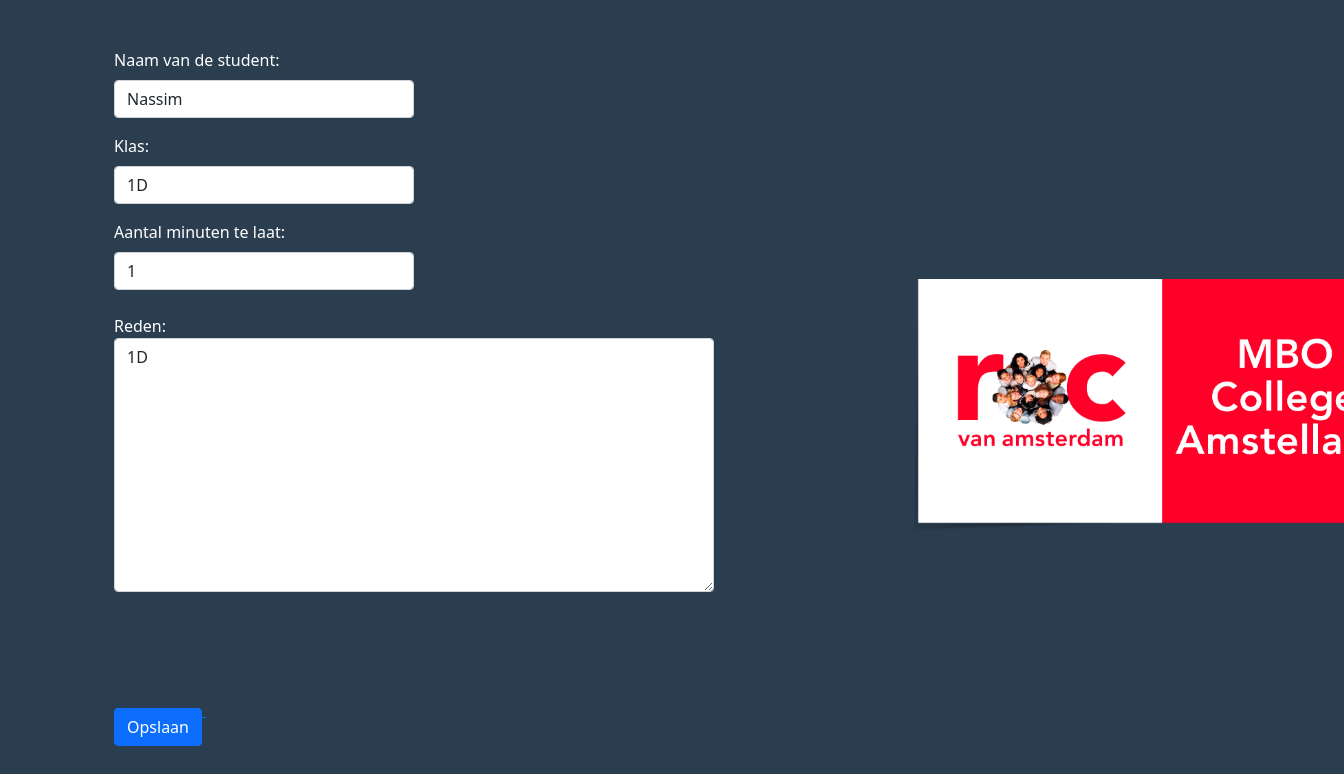
Page /update.php?id=16 on the committed database.
### tables this page shows
CREATE TABLE `studenten` (
  `id` int(11) NOT NULL,
  `klas` varchar(5) NOT NULL,
  `student_naam` varchar(30) NOT NULL,
  `minuten_te_laat` int(3) NOT NULL,
  `reden_te_laat` varchar(150) NOT NULL
);

### includes/database.php (called while the page is built)
<?php
$servername = "localhost";
$username = "root";
$password = "";
$dbname = "studenten_info";
try {
 $conn = new PDO("mysql:host=$servername;dbname=$dbname", $username, $password);
  $conn->setAttribute(PDO::ATTR_ERRMODE, PDO::ERRMODE_EXCEPTION);
} catch(PDOException $err) {
    echo "Connection failed: " . $err->getMessage();
}
function getData($sql, $method){
  global $conn;
  $statement = $conn->query($sql);
  if($method == 'fetchAll'){
      $result = $statement->fetchAll(PDO::FETCH_BOTH);
  }
  else {
      $result = $statement->fetch(PDO::FETCH_BOTH);
  }
  return $result;
}
?>

### update.php (the view, shortened to what this page needs)
<?php
include'includes/database.php';
$id = $_GET['id'];
$sql = "SELECT * FROM `studenten` WHERE id = $id";
$student = getData($sql, 'fetch');
?>
<!DOCTYPE html>
<html lang="en">
<head>
<link rel="stylesheet" href="https://cdn.jsdelivr.net/npm/bootstrap@5.1.3/dist/css/bootstrap.min.css">
</head>
<body style="background-color: #2B3E50; overflow: hidden;">
    <div class="container my-5">
        <form method="POST">
            <div class="mb-3">
            <form method="POST">
                <div style="color: white; width: 300px;" class="mb-3">
                    <label class="form-label">Naam van de student:</label>
                    <input type="text" name="student_naam" class="form-control" value="<?php echo $student['student_naam'];?>" autocomplete="off">
                </div>
                <div style="color: white; width: 300px;" class="mb-3">
                    <label class="form-label">Klas:</label>
                    <input type="text" name="klas" class="form-control" value="<?php echo $student['klas'];?>" autocomplete="off">
                </div>
                <div style="color: white; width: 300px;" class="mb-3">
                    <label class="form-label">Aantal minuten te laat:</label>
                    <input type="number" name="minuten_te_laat" min="0" class="form-control" value="<?php echo $student['minuten_te_laat'];?>" autocomplete="off">
                </div>
                <div style="color: white; position: relative; top: 8px; width: 600px;" class="form-group">
                    <label style="color: white;" for="reden">Reden:</label>
                    <textarea class="form-control" name="reden_te_laat" id="reden_te_laat" cols="30" rows="10" autocomplete="on"><?php echo $student['klas'];?></textarea>
                </div>
            <a href="index.php">
                <button type="submit" style="position: relative; top: 15px;" class="btn btn-primary" name="submit">Opslaan</button>
            </a>
        </form>
        <img src="images/logo.png" style="width: 500px; position: relative; left: 700px; bottom: 305px;">
    </div>
</body>
</html>

### rows in the picture
studenten: student_naam "Nassim", klas "1D", minuten_te_laat "1", reden_te_laat "1D"
